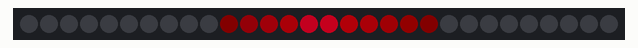
A sketch run on a simulated Arduino Uno, built with avr-gcc and run on an emulated ATmega328P. Parts: 30 RGB LEDs in strip order, left to right. Dim RGB values are drawn brighter than linear.

Above: at 0.15 s.
At 5.0 s:
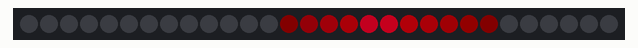
At 9.85 s:
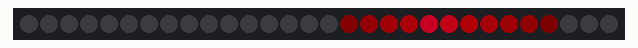
At 19.85 s:
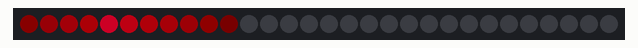
At 29.54 s:
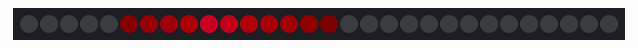
At 39.54 s:
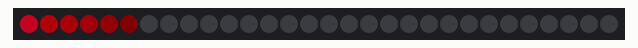

The sketch:

sinescanner.ino
```cpp
#include <Adafruit_NeoPixel.h>
#ifdef __AVR__
#include <avr/power.h>
#endif

#define PIN 1
#define N_PIXELS 30
#define SCANNER_LENGTH 11

// Internal variables
Adafruit_NeoPixel strip;
uint32_t theBuffer[SCANNER_LENGTH + 1];  // Extra guard point for interpolation
float phase = 0.5;
int direction = 1;

// User defined settings
float phaseInc = 0.008;


void setBufferColor(uint32_t c1, uint32_t c2, uint8_t offset, uint8_t theLength) {
  for (int i = 0; i < theLength; i++) {
    theBuffer[i + offset] = lerpColor(c1, c2, float(i) / float(theLength));
  }
}

uint32_t lerpColor(uint32_t c1, uint32_t c2, float amt) {
  uint32_t r1 = (c1 & 0xff0000) >> 16;
  uint32_t g1 = (c1 & 0xff00) >> 8;
  uint32_t b1 = (c1 & 0xff);
  uint32_t r2 = (c2 & 0xff0000) >> 16;
  uint32_t g2 = (c2 & 0xff00) >> 8;
  uint32_t b2 = (c2 & 0xff);

  float r = (float(r1) * (1.0 - amt) + float(r2) * amt) / 2.0;
  float g = (float(g1) * (1.0 - amt) + float(g2) * amt) / 2.0;
  float b = (float(b1) * (1.0 - amt) + float(b2) * amt) / 2.0;

  return (uint32_t(r) << 16) | (uint32_t(g) << 8) | uint32_t(b);
}

void loadBuffer() {
//  setBufferColor(0, 0xff8800, 0, 5);
//  theBuffer[5] = 0xff9922;
//  setBufferColor(0xff8800, 0, 6, 5);
//  theBuffer[SCANNER_LENGTH] = 0;
  setBufferColor(0, 0xff0011, 0, 5);
  theBuffer[5] = 0xff0033;
  setBufferColor(0xff0011, 0, 6, 5);
  theBuffer[SCANNER_LENGTH] = 0;
}

void updateScanner() {
  strip.clear();

  float p = (sin(phase * TWO_PI) + 1.0) / 2.0 * N_PIXELS + 0.5;
  int p0 = p;
  float interp = 1 - (p - float(p0));
  int offset = SCANNER_LENGTH / 2;

  for (int i = 0; i < SCANNER_LENGTH; i++) {
    int pos = p0 - offset + i;
    uint32_t c = lerpColor(theBuffer[i], theBuffer[i + 1], interp);

    if (pos >= 0 && pos < N_PIXELS) {
      strip.setPixelColor(pos, c);
    }
  }

  strip.show();
  phase += phaseInc;
  phase -= phase >= 1.0 ? 1 : 0;
}

void setup() {
  strip = Adafruit_NeoPixel(N_PIXELS, PIN, NEO_GRB + NEO_KHZ800);
  strip.begin();
  strip.show();
  loadBuffer();
}

void loop() {
  updateScanner();
  strip.show();
  delay(5);
}
```
